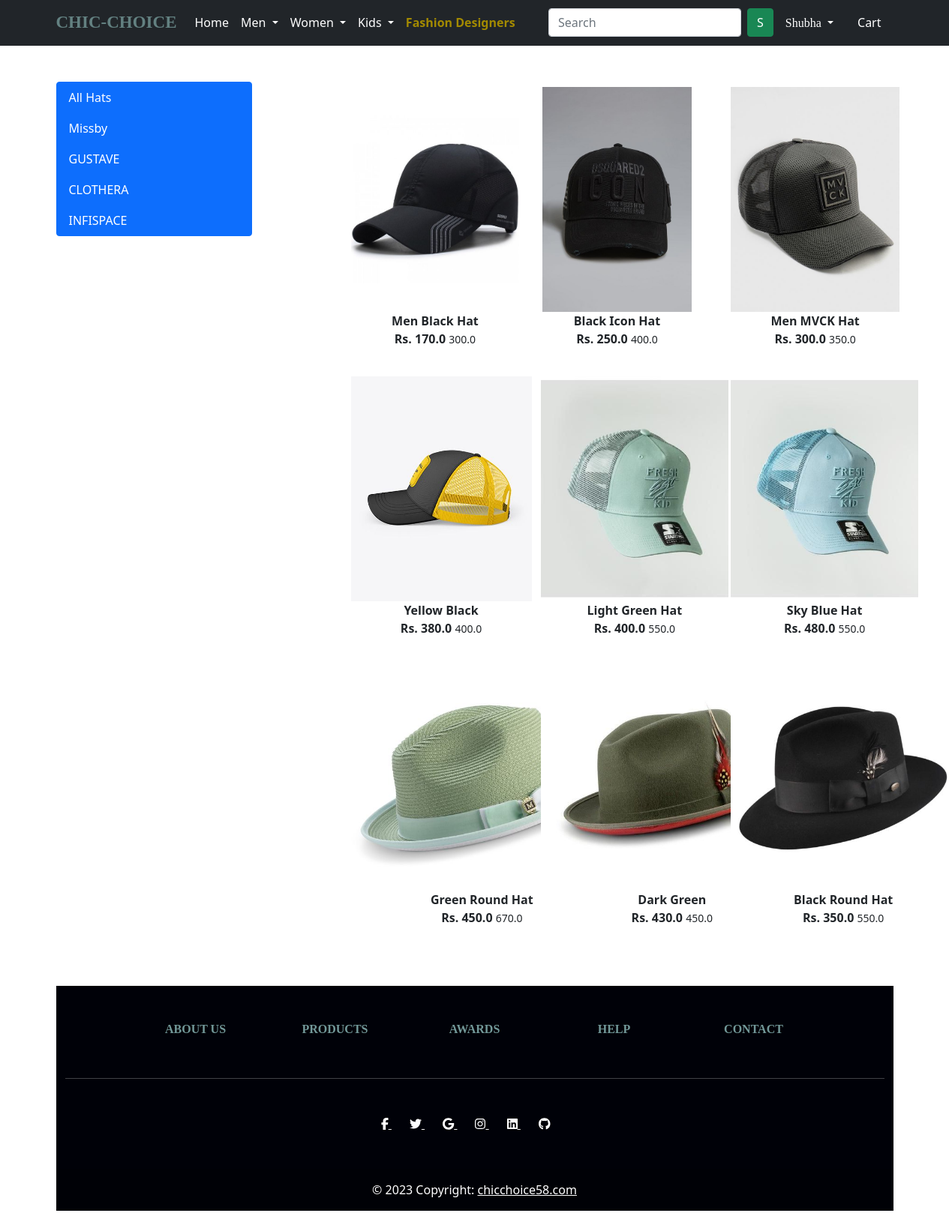
Screenshot of /mhats/ (signed in) with the database file from the repository.
### app/models.py (models this page shows, shortened)
class Product(models.Model):
    title = models.CharField(max_length=100)
    selling_price = models.FloatField()
    discounted_price = models.FloatField()
    description = models.TextField()
    brand = models.CharField(max_length=100)
    category = models.CharField(choices=CATEGORY_CHOICES,max_length=4)
    product_image = models.ImageField(upload_to="productimg")

### app/views.py (the view)
# urls.py: path('mhats/', views.mhats, name='mhats'),
@login_required
def mhats(request, data=None):
    if data == None:
        mhats = Product.objects.filter(category="MH")
    elif data == "Missby" or data == "GUSTAVE" or data == "CLOTHERA" or data == "INFISPACE":
        mhats = Product.objects.filter(category="MH").filter(brand=data)
    return render(request, 'app/mhats.html', {"mhats":mhats})

### app/templates/app/mhats.html (shortened to what this page needs)
{% extends 'app/base.html' %}
{% load static %}
{% block main-content %}
<div class="container my-5">
 <div class="row">
  <div class="col-sm-3">
    <div class="list-group">
        <a href="{% url 'mhats' %}" class="list-group-item list-group-item-action active" aria-current="true">
          All Hats
        </a>
        <a href="{% url 'mhatsdata' 'Missby' %}" class="list-group-item list-group-item-action active" aria-current="true">
            Missby
          </a>
          <a href="{% url 'mhatsdata' 'GUSTAVE' %}" class="list-group-item list-group-item-action active" aria-current="true">
            GUSTAVE
          </a>
          <a href="{% url 'mhatsdata' 'CLOTHERA' %}" class="list-group-item list-group-item-action active" aria-current="true">
            CLOTHERA
          </a>
          <a href="{% url 'mhatsdata' 'INFISPACE' %}" class="list-group-item list-group-item-action active" aria-current="true">
            INFISPACE
          </a>
      </div>
  </div>
  <div class="col-sm-8 offset-sm-1">
    <div class="row">
        {% for product in mhats  %}
            <div class="col-sm-4 text-center mb-4">
                <a href="{% url 'product-detail' product.id %}" class="btn">
                    <div class="item">
                        <img src="{{ product.product_image.url }}" alt="" height="300" class="">
                        <div class="fw-bold"> {{product.title}} </div>
                        <div class="fw-bold"> Rs. {{product.discounted_price}}
                            <small class="fw-light text-decoration-line-trough"> {{ product.selling_price }} </small>
                        </div>
                    </div>
                </a>
            </div>
        {% endfor %}
       </div>
  </div>
 </div>
</div>
{% endblock main-content %}

### app/templates/app/base.html (shortened to what this page needs)
<!doctype html>
{% load static %}
<html lang="en">
  <head>
    <link href="https://cdn.jsdelivr.net/npm/bootstrap@5.0.0-beta1/dist/css/bootstrap.min.css" rel="stylesheet">
    <link rel="stylesheet" href="{% static 'app/css/owl.carousel.min.css' %}">
    <link rel="stylesheet" href="{% static 'app/css/all.min.css' %}">
    <link rel="stylesheet" href="{% static 'app/css/style.css' %}">
    <link rel="stylesheet" href="{% static 'app/css/designer_login.css' %}">
  </head>
  <body>
    <nav class="navbar navbar-expand-lg navbar-dark bg-dark">
     <div class="container">
       <a class="navbar-brand" href="/"><b style="font-weight: 1300;color: rgb(99, 129, 129); font-family:Cursive;font-size: 23px;">CHIC-CHOICE</b></a>
       <div class="collapse navbar-collapse" id="navbarSupportedContent">
         <ul class="navbar-nav me-auto mb-2 mb-lg-0">
           <li class="nav-item">
             <a class="nav-link active" aria-current="page" href="/">Home</a>
           </li>
           <li class="nav-item dropdown">
             <a class="nav-link dropdown-toggle text-white" href="#" id="electronicsDropdown" role="button" data-bs-toggle="dropdown" aria-expanded="false">
               Men
             </a>
           </li>
           <li class="nav-item dropdown">
             <a class="nav-link dropdown-toggle text-white" href="#" id="fashionDropdown" role="button" data-bs-toggle="dropdown" aria-expanded="false">
              Women
             </a>
           </li>
           <li class="nav-item dropdown">
            <a class="nav-link dropdown-toggle text-white" href="#" id="fashionDropdown" role="button" data-bs-toggle="dropdown" aria-expanded="false">
            Kids
            </a>
          </li>
          <li class="nav-item">
             <a style="color: #A38A00; font-weight: 700;" class="nav-link active" aria-current="page" href="{% url 'designers' %}">Fashion Designers</a>
           </li>
         </ul>
         <form class="d-flex" action="{% url 'search' %}" method="GET">
          <input class="form-control me-2" type="search" name="query" placeholder="Search" aria-label="Search">
          <button class="btn btn-success" type="submit" style="font-weight: 500;">S</button>
      </form>
         <div>
          <ul class="navbar-nav me-auto mb-2 mb-lg-0">
            {%  if request.user.is_authenticated %}
           <li class="nav-item dropdown mx-2">
              <a class="nav-link dropdown-toggle text-white" href="#" id="profileDropdown" role="button" data-bs-toggle="dropdown" aria-expanded="false">
                <span style="font-family:cursive;" class="text">{{ request.user.username|capfirst }}</span>
              </a>
                </li>
                <li class="nav-item mx-2">
                <a href="{% url 'showcart' %}" class="nav-link text-white"> Cart </a>
                </li>
            {% endif %}
          </ul>
         </div>
       </div>
     </div>
    </nav>
    {% block main-content %} {% endblock main-content %}
<div class="container my-5">
  <footer class="text-center text-white" style="background-color: #000108">
    <div class="container">
      <section class="mt-5">
        <div class="row text-center d-flex justify-content-center pt-5">
          <div class="col-md-2">
            <h6 class="text-uppercase font-weight-bold">
              <a style="font-family:cursive; color: rgb(114, 152, 152); font-weight: 800; text-decoration: none;" href="{% url 'about' %}" >About us</a>
            </h6>
          </div>
          <div class="col-md-2">
            <h6 class="text-uppercase font-weight-bold">
              <a style="font-family:cursive; color: rgb(114, 152, 152); font-weight: 800; text-decoration: none;" href="{% url 'home' %}" >Products</a>
            </h6>
          </div>
          <div class="col-md-2">
            <h6 class="text-uppercase font-weight-bold">
              <a style="font-family:cursive; color: rgb(114, 152, 152); font-weight: 800; text-decoration: none;" href="#!" >Awards</a>
            </h6>
          </div>
          <div class="col-md-2">
            <h6 class="text-uppercase font-weight-bold">
              <a style="font-family:cursive; color: rgb(114, 152, 152); font-weight: 800; text-decoration: none;" href="{% url 'help' %}" >Help</a>
            </h6>
          </div>
          <div class="col-md-2">
            <h6 class="text-uppercase font-weight-bold">
              <a style="font-family:cursive; color: rgb(114, 152, 152); font-weight: 800; text-decoration: none;" href="{% url 'contact' %}" >Contact</a>
            </h6>
          </div>
        </div>
      </section>
      <hr class="my-5" />
      <section class="text-center mb-5">
        <a href="" class="text-white me-4">
          <i class="fab fa-facebook-f"></i>
        </a>
        <a href="" class="text-white me-4">
          <i class="fab fa-twitter"></i>
        </a>
        <a href="" class="text-white me-4">
          <i class="fab fa-google"></i>
        </a>
        <a href="" class="text-white me-4">
          <i class="fab fa-instagram"></i>
        </a>
        <a href="" class="text-white me-4">
          <i class="fab fa-linkedin"></i>
        </a>
        <a href="" class="text-white me-4">
          <i class="fab fa-github"></i>
        </a>
      </section>
    </div>
    <div
         class="text-center p-3"
         style="background-color: rgba(0, 0, 0, 0.2)"
         >
      © 2023 Copyright:
      <a class="text-white" href="#"
         >chicchoice58.com</a
        >
    </div>
  </footer>
</div>
  </body>
</html>

### rows the page displays
Product: product_image (picture), title "Men Black Hat", discounted_price "170.0", selling_price "300.0"
Product: product_image (picture), title "Black Icon Hat", discounted_price "250.0", selling_price "400.0"
Product: product_image (picture), title "Men MVCK Hat", discounted_price "300.0", selling_price "350.0"
Product: product_image (picture), title "Yellow Black", discounted_price "380.0", selling_price "400.0"
Product: product_image (picture), title "Light Green Hat", discounted_price "400.0", selling_price "550.0"
Product: product_image (picture), title "Sky Blue Hat", discounted_price "480.0", selling_price "550.0"
Product: product_image (picture), title "Green Round Hat", discounted_price "450.0", selling_price "670.0"
Product: product_image (picture), title "Dark Green", discounted_price "430.0", selling_price "450.0"
Product: product_image (picture), title "Black Round Hat", discounted_price "350.0", selling_price "550.0"

### other values shown
{{ request.user.username|capfirst }} "Shubha"
